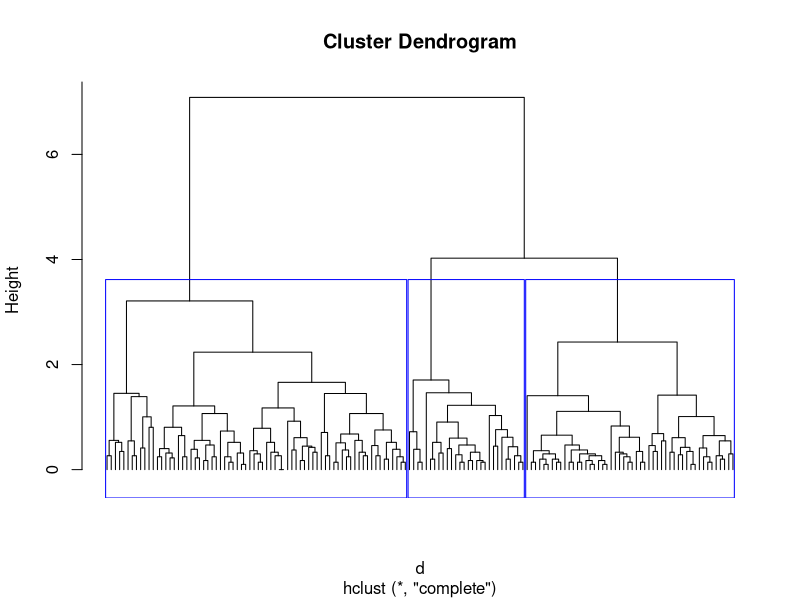

Write R code to recreate this figure.
# 设置工作路径
setwd("D:\\softwares\\applied statistics\\rcodelearning\\chap7\\sourcecode")
# 计算距离矩阵
d <- dist(iris[, 1:4])
# 层次聚类法
hc <- hclust(d) # 最短距离法
# 开始绘图
dev.new()
# 保存文件
pdf("../codeimage/code2.pdf")
# 这里必须绘图
plot(
    hc, # 层次聚类对象
    label = FALSE, # 不绘制标签
    hang = -1
)
res <- rect.hclust(
    hc, # hclust的聚类结果
    k = 3, # 需要聚成多少类
    border = "blue" # 边框线是蓝色
)
# 关闭图形
dev.off()
# 关闭文件
dev.off()
# 保存工作空间
save.image("R4.RData")
